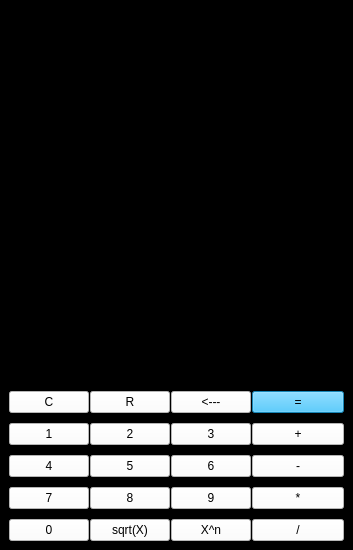
<?xml version="1.0" encoding="UTF-8"?>
<ui version="4.0">
 <class>MainWindow</class>
 <widget class="QMainWindow" name="MainWindow">
  <property name="geometry">
   <rect>
    <x>0</x>
    <y>0</y>
    <width>353</width>
    <height>550</height>
   </rect>
  </property>
  <property name="minimumSize">
   <size>
    <width>300</width>
    <height>500</height>
   </size>
  </property>
  <property name="maximumSize">
   <size>
    <width>353</width>
    <height>600</height>
   </size>
  </property>
  <property name="windowTitle">
   <string>MainWindow</string>
  </property>
  <property name="styleSheet">
   <string notr="true">QWidget { background-color: black; color: white; }

QPushButton { 
	background-color: white; 
	color: black;
}

#equalOperation{
	background-color: rgb(32, 188, 255);
}

#equalOperation:hover{
background-color: rgb(0, 99, 148);
}

QPushButton:hover{
	background-color: rgb(32, 188, 255);
}</string>
  </property>
  <widget class="QWidget" name="centralwidget">
   <layout class="QVBoxLayout" name="verticalLayout">
    <item>
     <widget class="QLabel" name="operationMonit">
      <property name="sizePolicy">
       <sizepolicy hsizetype="Minimum" vsizetype="Minimum">
        <horstretch>0</horstretch>
        <verstretch>0</verstretch>
       </sizepolicy>
      </property>
      <property name="maximumSize">
       <size>
        <width>16777215</width>
        <height>16777215</height>
       </size>
      </property>
      <property name="font">
       <font>
        <pointsize>18</pointsize>
       </font>
      </property>
      <property name="frameShape">
       <enum>QFrame::Shape::NoFrame</enum>
      </property>
      <property name="lineWidth">
       <number>5</number>
      </property>
      <property name="text">
       <string/>
      </property>
      <property name="scaledContents">
       <bool>true</bool>
      </property>
      <property name="alignment">
       <set>Qt::AlignmentFlag::AlignCenter</set>
      </property>
     </widget>
    </item>
    <item>
     <layout class="QGridLayout" name="operationLayout" rowstretch="0,0,0,0,0" columnstretch="0,0,0,0,2" rowminimumheight="0,0,0,0,0">
      <property name="sizeConstraint">
       <enum>QLayout::SizeConstraint::SetFixedSize</enum>
      </property>
      <property name="topMargin">
       <number>0</number>
      </property>
      <property name="horizontalSpacing">
       <number>1</number>
      </property>
      <property name="verticalSpacing">
       <number>10</number>
      </property>
      <item row="3" column="3">
       <widget class="QPushButton" name="num_9">
        <property name="text">
         <string>9</string>
        </property>
       </widget>
      </item>
      <item row="2" column="1">
       <widget class="QPushButton" name="num_4">
        <property name="text">
         <string>4</string>
        </property>
       </widget>
      </item>
      <item row="4" column="4">
       <widget class="QPushButton" name="divisionOperation">
        <property name="text">
         <string>/</string>
        </property>
       </widget>
      </item>
      <item row="1" column="2">
       <widget class="QPushButton" name="num_2">
        <property name="text">
         <string>2</string>
        </property>
       </widget>
      </item>
      <item row="2" column="3">
       <widget class="QPushButton" name="num_6">
        <property name="text">
         <string>6</string>
        </property>
       </widget>
      </item>
      <item row="2" column="2">
       <widget class="QPushButton" name="num_5">
        <property name="text">
         <string>5</string>
        </property>
       </widget>
      </item>
      <item row="3" column="4">
       <widget class="QPushButton" name="multiOperation">
        <property name="text">
         <string>*</string>
        </property>
       </widget>
      </item>
      <item row="1" column="3">
       <widget class="QPushButton" name="num_3">
        <property name="text">
         <string>3</string>
        </property>
       </widget>
      </item>
      <item row="3" column="2">
       <widget class="QPushButton" name="num_8">
        <property name="text">
         <string>8</string>
        </property>
       </widget>
      </item>
      <item row="1" column="4">
       <widget class="QPushButton" name="addOperation">
        <property name="text">
         <string>+</string>
        </property>
       </widget>
      </item>
      <item row="3" column="1">
       <widget class="QPushButton" name="num_7">
        <property name="text">
         <string>7</string>
        </property>
       </widget>
      </item>
      <item row="2" column="4">
       <widget class="QPushButton" name="minusOperation">
        <property name="text">
         <string>-</string>
        </property>
       </widget>
      </item>
      <item row="1" column="1">
       <widget class="QPushButton" name="num_1">
        <property name="text">
         <string>1</string>
        </property>
       </widget>
      </item>
      <item row="0" column="1">
       <widget class="QPushButton" name="clearButton">
        <property name="text">
         <string>C</string>
        </property>
       </widget>
      </item>
      <item row="4" column="1">
       <widget class="QPushButton" name="num_0">
        <property name="text">
         <string>0</string>
        </property>
       </widget>
      </item>
      <item row="0" column="4">
       <widget class="QPushButton" name="equalOperation">
        <property name="text">
         <string>=</string>
        </property>
       </widget>
      </item>
      <item row="0" column="3">
       <widget class="QPushButton" name="undoActionButton">
        <property name="text">
         <string>&lt;---</string>
        </property>
       </widget>
      </item>
      <item row="0" column="2">
       <widget class="QPushButton" name="LastOperationsRecords">
        <property name="text">
         <string>R</string>
        </property>
       </widget>
      </item>
      <item row="4" column="3">
       <widget class="QPushButton" name="ExponentiationButton">
        <property name="text">
         <string>X^n</string>
        </property>
       </widget>
      </item>
      <item row="4" column="2">
       <widget class="QPushButton" name="squarerootButton">
        <property name="text">
         <string>sqrt(X)</string>
        </property>
       </widget>
      </item>
     </layout>
    </item>
   </layout>
  </widget>
 </widget>
 <resources/>
 <connections/>
</ui>
